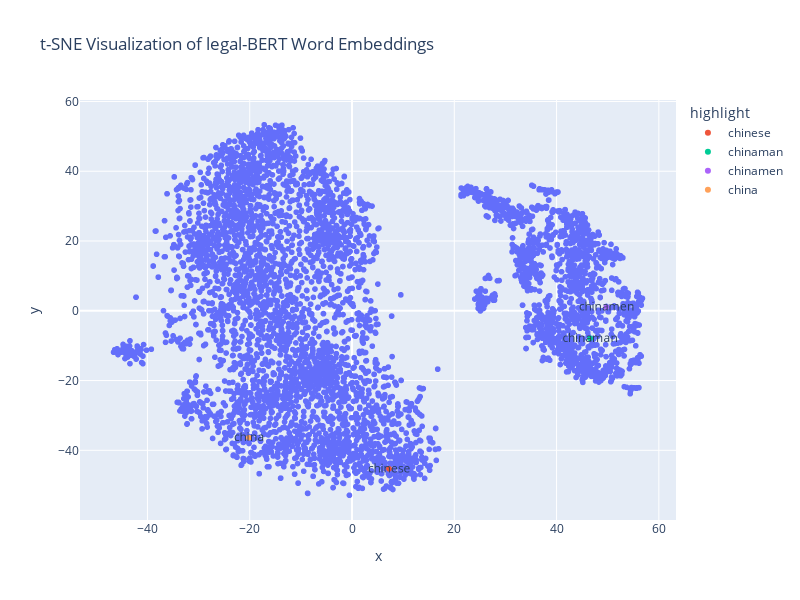

The code cell stored with this chart in its notebook:
### Code cell
# Create a DataFrame for visualization
import plotly.express as px

df_tsne = pd.DataFrame(tsne_results, columns=['x', 'y'])
df_tsne['word'] = list(word_embeddings.keys())
# Highlight the word 'chinese' in the plot
keywords = ["chinese", "china", "chinaman", "chinamen"]
df_tsne['highlight'] = df_tsne['word'].apply(lambda x: x if x in keywords else '')

fig = px.scatter(
    df_tsne,
    x='x',
    y='y',
    title='t-SNE Visualization of legal-BERT Word Embeddings',
    color='highlight',                        
    hover_data=['word'], 
    text= 'highlight',
    height=600,
    width=800
)

fig.show()

### Figure 1 — Plotly figure (JSON) as saved in the notebook; plotly's stock layout.template omitted (floating-point values rounded to 4 significant figures; data arrays with more than 128 entries replaced by an {"elided": "..."} marker saying what was removed)
{"data": [{"customdata": {"elided": "4901x1 str values"}, "hovertemplate": "highlight=%{text}<br>x=%{x}<br>y=%{y}<br>word=%{customdata[0]}<extra></extra>", "legendgroup": "", "marker": {"color": "#636efa", "symbol": "circle"}, "mode": "markers+text", "name": "", "showlegend": false, "text": {"elided": "4901 str values"}, "type": "scattergl", "x": {"elided": "4901 float values"}, "xaxis": "x", "y": {"elided": "4901 float values"}, "yaxis": "y"}, {"customdata": [["chinese"]], "hovertemplate": "highlight=%{text}<br>x=%{x}<br>y=%{y}<br>word=%{customdata[0]}<extra></extra>", "legendgroup": "chinese", "marker": {"color": "#EF553B", "symbol": "circle"}, "mode": "markers+text", "name": "chinese", "showlegend": true, "text": ["chinese"], "type": "scattergl", "x": [7.232], "xaxis": "x", "y": [-45.3], "yaxis": "y"}, {"customdata": [["chinaman"]], "hovertemplate": "highlight=%{text}<br>x=%{x}<br>y=%{y}<br>word=%{customdata[0]}<extra></extra>", "legendgroup": "chinaman", "marker": {"color": "#00cc96", "symbol": "circle"}, "mode": "markers+text", "name": "chinaman", "showlegend": true, "text": ["chinaman"], "type": "scattergl", "x": [46.56], "xaxis": "x", "y": [-7.883], "yaxis": "y"}, {"customdata": [["chinamen"]], "hovertemplate": "highlight=%{text}<br>x=%{x}<br>y=%{y}<br>word=%{customdata[0]}<extra></extra>", "legendgroup": "chinamen", "marker": {"color": "#ab63fa", "symbol": "circle"}, "mode": "markers+text", "name": "chinamen", "showlegend": true, "text": ["chinamen"], "type": "scattergl", "x": [49.72], "xaxis": "x", "y": [1.049], "yaxis": "y"}, {"customdata": [["china"]], "hovertemplate": "highlight=%{text}<br>x=%{x}<br>y=%{y}<br>word=%{customdata[0]}<extra></extra>", "legendgroup": "china", "marker": {"color": "#FFA15A", "symbol": "circle"}, "mode": "markers+text", "name": "china", "showlegend": true, "text": ["china"], "type": "scattergl", "x": [-20.17], "xaxis": "x", "y": [-36.38], "yaxis": "y"}], "layout": {"height": 600, "legend": {"title": {"text": "highlight"}, "tracegroupgap": 0}, "title": {"text": "t-SNE Visualization of legal-BERT Word Embeddings"}, "width": 800, "xaxis": {"anchor": "y", "domain": [0, 1], "title": {"text": "x"}}, "yaxis": {"anchor": "x", "domain": [0, 1], "title": {"text": "y"}}}}
